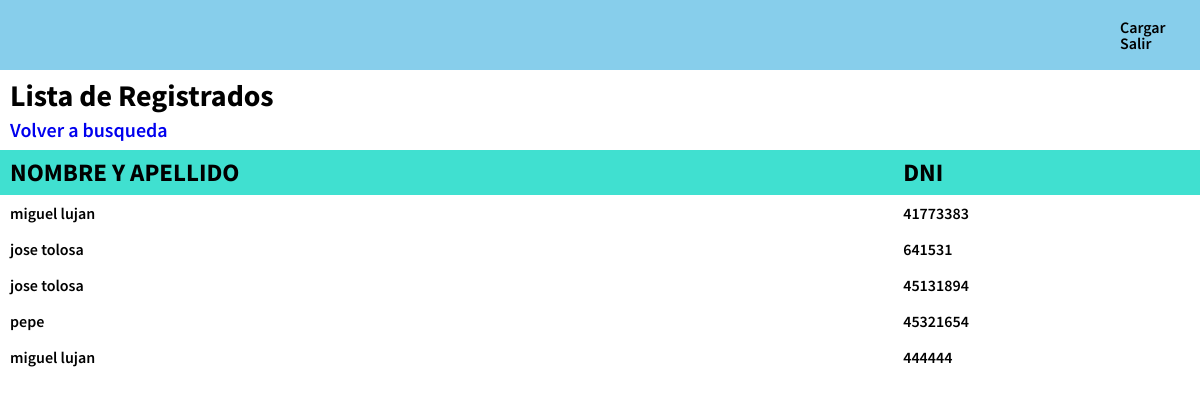
/mostrar.php, run on the app's committed database.
### tables this page shows
CREATE TABLE `dbcargausuario` (
  `idcargausuario` int NOT NULL AUTO_INCREMENT,
  `nombreapellido` varchar(45) DEFAULT NULL,
  `dni` varchar(45) DEFAULT NULL,
  PRIMARY KEY (`idcargausuario`)
);

### mostrar.php (the view, shortened to what this page needs)
<?php
$conexion= mysqli_connect("localhost","root","miguel","policia");
?>
<!DOCTYPE html>
<html lang="en">
<head>
    <link rel="stylesheet" href="estilos2.0/reset.css">
    <link rel="stylesheet" href="estilos2.0/estilosmostrar.css">
</head>
<body class="body">
    <header>
        <nav>
            <a href="cargar.php" class="cargar.php"> Cargar</a>
            <a href="salir.php" class="salir.hp"> Salir</a>
        </nav>
    </header>
    <h1> Lista de Registrados</h1>
    <a class="volver" type="button" href="buscar.php">Volver a busqueda</a>
    <table class="tabla">
        <tr>
            <th>NOMBRE Y APELLIDO</th>
            <th>DNI</th>
        </tr>
            <?php
                $sql = "SELECT * FROM dbcargausuario";
                $resultado = mysqli_query($conexion,$sql);
                while($mostrar = mysqli_fetch_array($resultado)){
                    if (str_contains($mostrar['nombreapellido'], $_POST['busqueda']) || str_contains($mostrar['dni'], $_POST['busqueda'])){
                        ?>
                        <tr>
                            <td><?php echo $mostrar['nombreapellido'] ?></td>
                            <td><?php echo $mostrar['dni'] ?></td>
                        </tr>
                        <?php
                    }
            }
            ?>
    </table>
</body>
</html>

### estilos2.0/estilosmostrar.css (style rules this page uses)
body { font-family: 'Source Sans Pro', sans-serif; margin: 0; padding: 0; }
header { display: flex; height: 70px; background-color:skyblue; align-items: center; padding-left: 1110px; }
nav a { text-decoration: none; padding: 10px; font-weight: 600; color: black; }
h1 { font-weight: bold; font-size: 30px; padding: 10px; }
.volver { padding: 10px; text-decoration: none; font-size: 20px; font-weight: 600; }
.tabla { margin-top: 10px; text-decoration: none; font-weight: 600; padding: 10px; color: black; width: 100%; }
.tabla th { font-size: 25px; font-weight: bold; text-align: left; padding: 10px; background:turquoise; }
.tabla td { font-size: 16px; text-decoration: none; font-weight: 600; padding: 10px; color: black; }

### data on the page
dbcargausuario: nombreapellido "miguel lujan", dni "41773383"
dbcargausuario: nombreapellido "jose tolosa", dni "641531"
dbcargausuario: nombreapellido "jose tolosa", dni "45131894"
dbcargausuario: nombreapellido "pepe", dni "45321654"
dbcargausuario: nombreapellido "miguel lujan", dni "444444"
